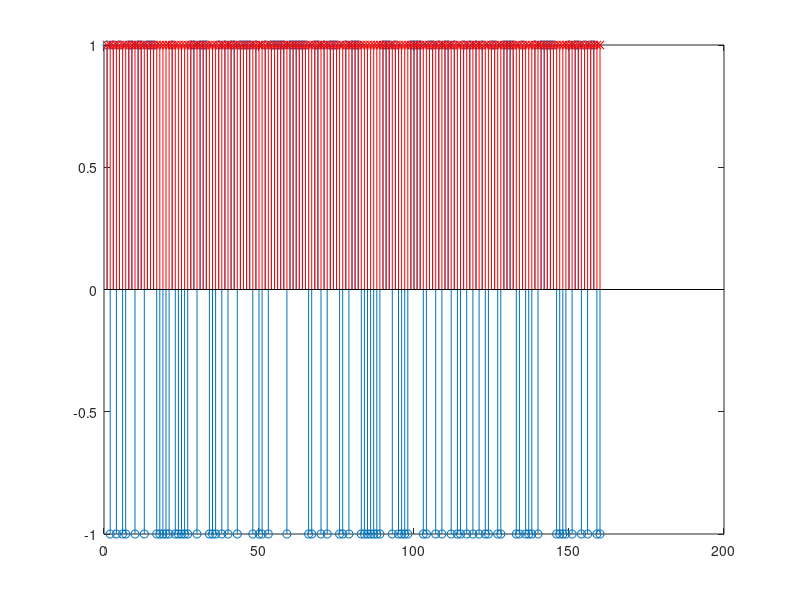

This chart was generated by the following MATLAB code:
%BPSK simulation using a carrier cosine wave with ISI
clc;
close all;
clear all;
%figure(1)
n=160
for i=1:n
    data(i)= 2*round(rand)-1;
end
%create modulated BPSK signal
%first expand the bit stream
exdata=[];
for i=1:length(data)
  for rep=1:5
  exdata= [exdata data(i)];
  end
end
ts=.1;
t=1:ts:80.9;
carrier=cos(pi*t);
%multiply expanded bitstream by cosine wave with carrier frequency
%this is the BPSK that is to be transmitted over the channel
bpsk=carrier.*exdata;
%bpsk=[bpsk(length(bpsk)-1) bpsk(length(bpsk)) bpsk];
%plot(bpsk)
% generating the noise
% p=rand(1,800)*2*pi;
p=rand*2*pi;
snr=10;
r=sqrt(-1*(1/snr*log(1 - rand)));
% no = 5*(r.* exp(j*p));
no = (r.* exp(j*p));    
% value of alpha 
al=rand+j*rand;
%al=1;
% Spreading channel with the alpha as the variable
for k=5:5:795
    for l = 1:5
    %al=round(rand)+j*round(rand)
     rec(k+l)=bpsk(k+l)+al*bpsk(k-5+l);
    end
end
rxdata=rec+ no ;
%begin demodulation
%first multiply recieved bitstream by cosine wave with carrier frequency
%figure(2)
uncarry=rxdata.*carrier;
%plot(uncarry)
%demodulate by integrating 
dec1=[];
for inc=1:5:length(uncarry)   
  dec=trapz(inc:inc+4,uncarry(inc:inc+4));
  dec1=[dec1 dec];
end
%make decision with a threshold of zero
demod=[];
for i=1:length(dec1)
    if dec1(i)>0
        demod=[demod 1];
    else
        demod=[demod -1];
    end
end
%stem(demod)
%calculate errors
error=0;
for i=1:length(demod)
    if data(i)~=demod(i)
        error=error+1;
    end
end
error
ber=error/n
figure(3)
title('Comparing the Bits at transmitter and receiver')
stem(data)
hold
stem(demod,'rx')